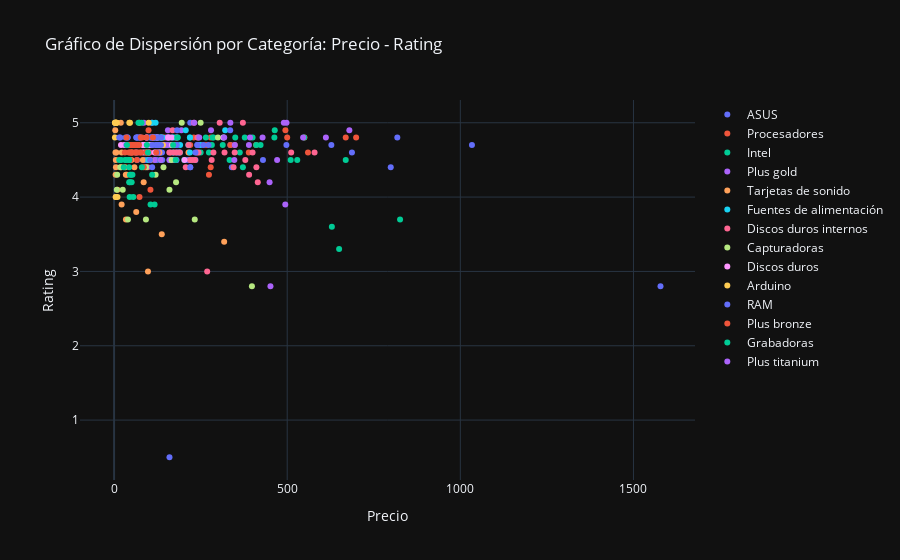

The notebook cell saved with this chart:
### Code cell
fig = go.Figure()

for categoria in df_componentes['categoria'].unique():
    df_filtrado = df_componentes[df_componentes['categoria'] == categoria]
    fig.add_trace(go.Scatter(
        x=df_filtrado['precio'],
        y=df_filtrado['rating'],
        mode='markers',
        name=categoria
    ))

fig.update_layout(
    title='Gráfico de Dispersión por Categoría: Precio - Rating',
    xaxis_title='Precio',
    yaxis_title='Rating',
    template='plotly_dark'
)

fig.show()
